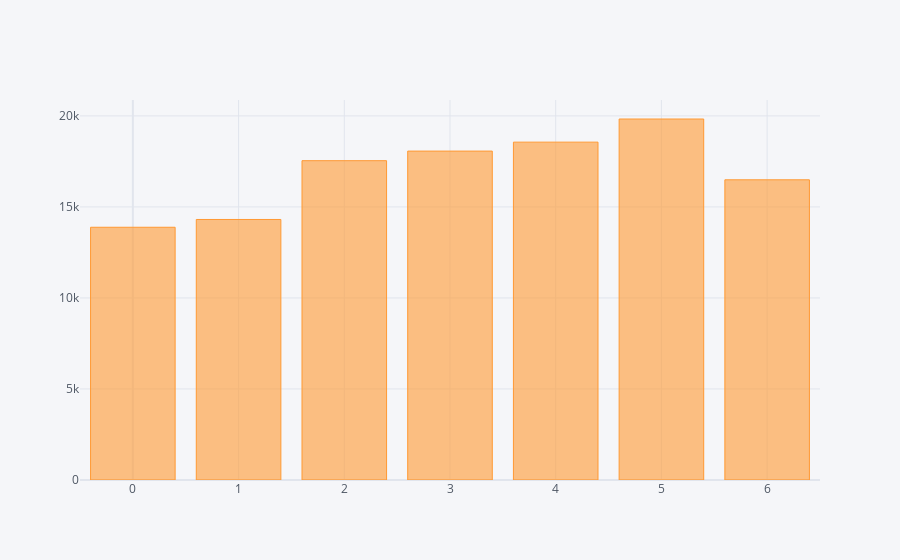

Notebook cell for this chart:
### Markdown cell above
- 요일별 Trip수
    - 월요일~토요일까지 이용이 계속 증가하고 일요일에 감소한다.

### Code cell
df.groupby('weekday')['cnt'].mean().iplot(kind='bar')

### Figure 1 — Plotly figure (JSON) as saved in the notebook; plotly's stock layout.template omitted (floating-point values rounded to 4 significant figures)
{"data": [{"marker": {"color": "rgba(255, 153, 51, 0.6)", "line": {"color": "rgba(255, 153, 51, 1.0)", "width": 1}}, "name": "cnt", "orientation": "v", "text": "", "type": "bar", "x": [0, 1, 2, 3, 4, 5, 6], "y": [13880.0, 14310.0, 17540.0, 18070.0, 18560.0, 19830.0, 16490.0]}], "layout": {"legend": {"bgcolor": "#F5F6F9", "font": {"color": "#4D5663"}}, "paper_bgcolor": "#F5F6F9", "plot_bgcolor": "#F5F6F9", "title": {"font": {"color": "#4D5663"}}, "xaxis": {"gridcolor": "#E1E5ED", "showgrid": true, "tickfont": {"color": "#4D5663"}, "title": {"font": {"color": "#4D5663"}, "text": ""}, "zerolinecolor": "#E1E5ED"}, "yaxis": {"gridcolor": "#E1E5ED", "showgrid": true, "tickfont": {"color": "#4D5663"}, "title": {"font": {"color": "#4D5663"}, "text": ""}, "zerolinecolor": "#E1E5ED"}}}
